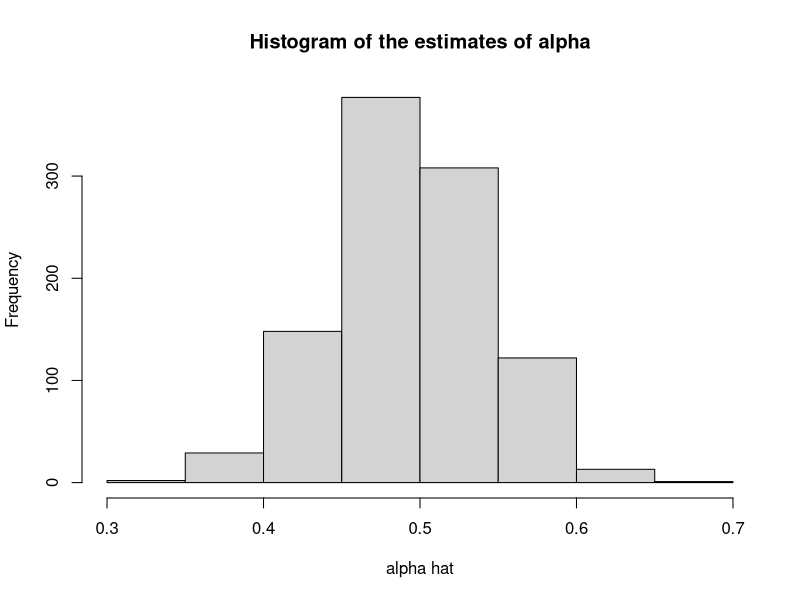
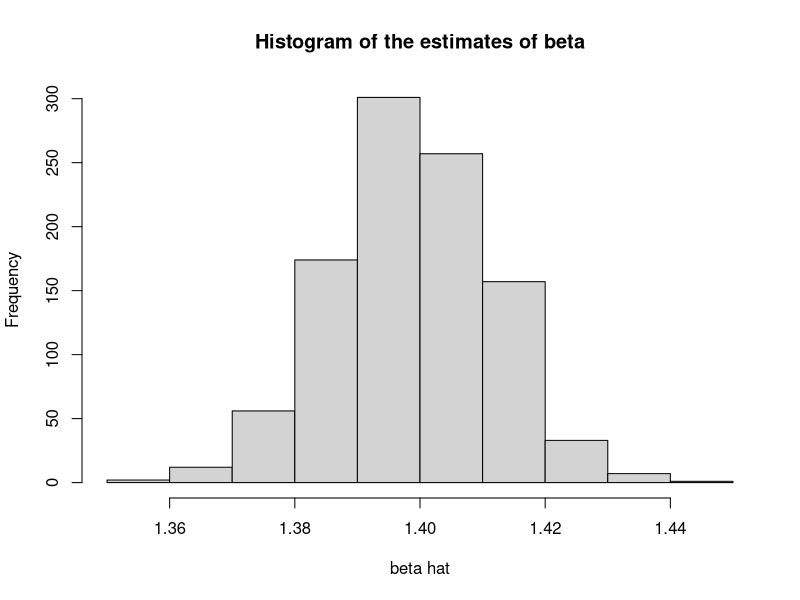

These figures' R source, in order:
## ---- chunk 1
X1=rnorm(1000,mean=0, sd= 4)
eps=matrix(rnorm(1000,mean=0,sd=1/2),c(1000,1))
Y=0.5*matrix(replicate(1000,1),c(1000,1))+1.4*X1+eps
X=cbind(replicate(1000,1),X1)

message('head(X)=')
head(X)

message('\nhead(Y)=')
head(Y)

message('\nhead(eps)=')
head(eps)

hatAlphas=replicate(1000,1) # We create a hatAlphas list
hatBetas=replicate(1000,1)

for (i in 1:1000){
  sample_i=sample(1:1000,100, replace = TRUE)
  sample_i
  X_i=X[sample_i,1:2]
  Y_i=Y[sample_i,1]
  X_i
  Y_i
  OLSestimators=solve(t(X_i)%*%X_i)%*%t(X_i)%*%Y_i
  hatAlphas[i]=OLSestimators[1]
  hatBetas[i]=OLSestimators[2]
}

message('\nhead(hatAlphas)=')
head(hatAlphas)

message('\nhead(hatBetas)=')
head(hatBetas)

hist(hatAlphas,
     main = 'Histogram of the estimates of alpha',
     xlab = 'alpha hat')
hist(hatBetas,
     main = 'Histogram of the estimates of beta',
     xlab='beta hat')



